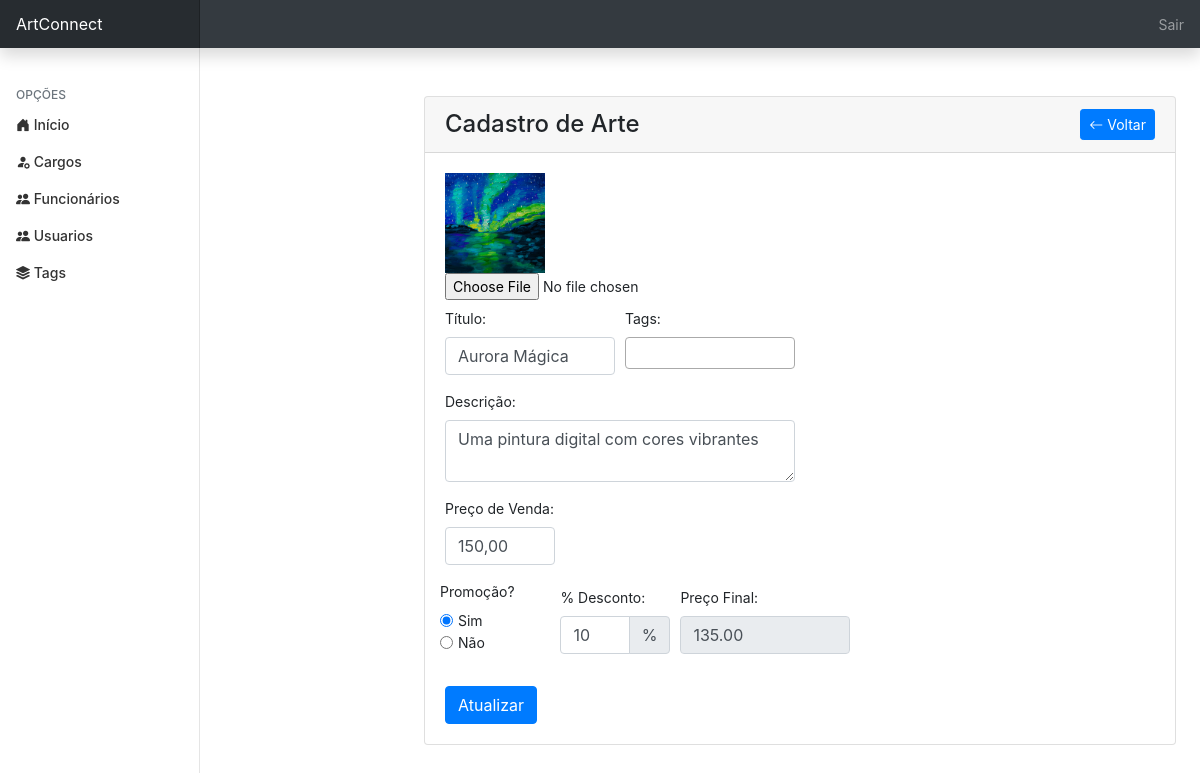
/admin/artes/editar.php?id=1 (signed in), run on the app's committed database.
### tables this page shows
CREATE TABLE IF NOT EXISTS `artes` (
  `id` int(11) NOT NULL AUTO_INCREMENT,
  `titulo` varchar(255) NOT NULL,
  `descricao` text DEFAULT NULL,
  `imagem` varchar(255) DEFAULT NULL,
  `preco` decimal(10,2) DEFAULT NULL,
  `desconto` int(11) DEFAULT 0,
  `preco_final` decimal(10,2) DEFAULT NULL,
  `artista_id` int(11) NOT NULL,
  `data_publicacao` datetime DEFAULT current_timestamp(),
  `preco_promocao` decimal(10,2) DEFAULT 0.00,
  `promocao` bit(1) NOT NULL,
  `status` bit(1) NOT NULL,
  PRIMARY KEY (`id`),
  KEY `fk_artista` (`artista_id`)
);

### admin/artes/editar.php (the view, shortened to what this page needs)
<?php
require_once '../../conexao.php';
?>
<!doctype html>
<html lang="pt-br">
<head>
    <link rel="stylesheet" href="https://stackpath.bootstrapcdn.com/bootstrap/4.1.3/css/bootstrap.min.css">
    <link rel="stylesheet" href="https://cdn.jsdelivr.net/npm/bootstrap-icons@1.11.3/font/bootstrap-icons.min.css">
    <link rel="stylesheet" href="https://cdn.jsdelivr.net/npm/select2@4.1.0-rc.0/dist/css/select2.min.css">
    <link href="../../css/dashboard.css" rel="stylesheet">
</head>
<body>
    <?php include('../topo.php'); ?>
    <div class="container-fluid">
        <div class="row">
            <?php include('../navegacao.php'); ?>
            <main class="ml-sm-auto col-lg-8 px-md-4 mt-5 d-flex justify-content-between align-items-center">
                <div class="card">
                    <div class="card-header d-flex justify-content-between align-items-center">
                        <h4 class="m-0">Cadastro de Arte</h4>
                        <a href="index.php" class="btn btn-primary btn-sm">
                            <i class="bi bi-arrow-left"></i> Voltar
                        </a>
                    </div>
                    <?php
                    if (isset($_GET['id']) && $_GET['id'] != '') {
                        $codigo = $_GET['id'];
                        $sql = "SELECT a.*, t.id AS tag_id, t.nome AS tag_nome FROM artes a LEFT JOIN arte_tag at ON at.arte_id = a.id LEFT JOIN tags t ON t.id = at.tag_id WHERE a.id = $codigo";
                        $query = mysqli_query($conexao, $sql);
                        $artes = mysqli_fetch_assoc($query);
                    ?>
                        <div class="card-body">
                            <form action="acoes.php" method="post" enctype="multipart/form-data">
                                <img id="preview"
                                    src="<?php echo !empty($artes['imagem']) ? '../../images/produtos/' . $artes['imagem'] : '../../assets/img/default.jpg'; ?>"
                                    alt="imagem" width="100px" height="100px">
                                <input type="file" name="imagem" id="imagem" class="form-control-file mb-2"
                                    accept="image/*">
                                <div class="form-row">
                                    <div class="form-group col-md-3">
                                        <label for="titulo">Título:</label>
                                        <input type="text" name="titulo" class="form-control"
                                            value="<?php echo $artes['titulo'] ?>">
                                    </div>
                                    <div class="form-group col-md-3">
                                        <label for="tags">Tags:</label>
                                    </div>
                                </div>
                                <div class="form-row">
                                    <div class="form-group col-md-6">
                                        <label for="descricao">Descrição:</label>
                                        <textarea name="descricao" class="form-control"
                                            rows="2"><?php echo $artes['descricao'] ?></textarea>
                                    </div>
                                </div>
                                <div class="form-row">
                                    <div class="form-group col-md-2">
                                        <label for="preco">Preço de Venda:</label>
                                        <input type="text" name="preco" id="preco" class="form-control"
                                            data-mask="000000,00" data-mask-reverse="true"
                                            value="<?php echo $artes['preco'] ?>">
                                    </div>
                                </div>
                                <div class="form-row align-items-end">
                                    <div class="form-row align-items-end">
                                        <div class="form-group col-md-3">
                                            <label>Promoção?</label><br>
                                            <div class="form-check form-check-inline">
                                                <input class="form-check-input" type="radio" name="promocao" id="promocao_sim" value="1" <?php if ($artes['promocao'] == 1) echo 'checked' ?>>
                                                <label class="form-check-label" for="promocao_sim">Sim</label>
                                            </div>
                                            <div class="form-check form-check-inline">
                                                <input class="form-check-input" type="radio" name="promocao" id="promocao_nao" value="0" <?php if ($artes['promocao'] == 0) echo 'checked' ?>>
                                                <label class="form-check-label" for="promocao_nao">Não</label>
                                            </div>
                                        </div>
                                    </div>
                                    <div class="form-group col-md-2">
                                        <label for="desconto">% Desconto:</label>
                                        <div class="input-group">
                                            <input type="text" name="desconto" id="desconto" class="form-control"
                                                value="<?php echo $artes['desconto'] ?>">
                                            <div class="input-group-append">
                                                <span class="input-group-text">%</span>
                                            </div>
                                        </div>
                                    </div>
                                    <div class="form-group col-md-3">
                                        <label for="preco_final">Preço Final:</label>
                                        <input type="text" id="preco_final" class="form-control"
                                            value="<?php echo $artes['preco_final'] ?>" readonly>
                                    </div>
                                    <div class="form-group col-md-3">
                                    </div>
                                </div>
                                <input type="submit" value="Atualizar" class="btn btn-primary mt-3">
                            </form>
                        </div>
                    <?php
                    } else {
                        echo "<h5>Arte não encontrado<h5>";
                    }
                    ?>
                </div>
            </main>
        </div>
    </div>
</body>
</html>

### css/dashboard.css (style rules this page uses)
body { font-size: .875rem; }

### data on the page
artes: imagem (picture), titulo "Aurora Mágica", descricao "Uma pintura digital com cores vibrantes", preco "150,00", promocao "☑ Sim", promocao "☐ Não", desconto "10", preco_final "135.00"
